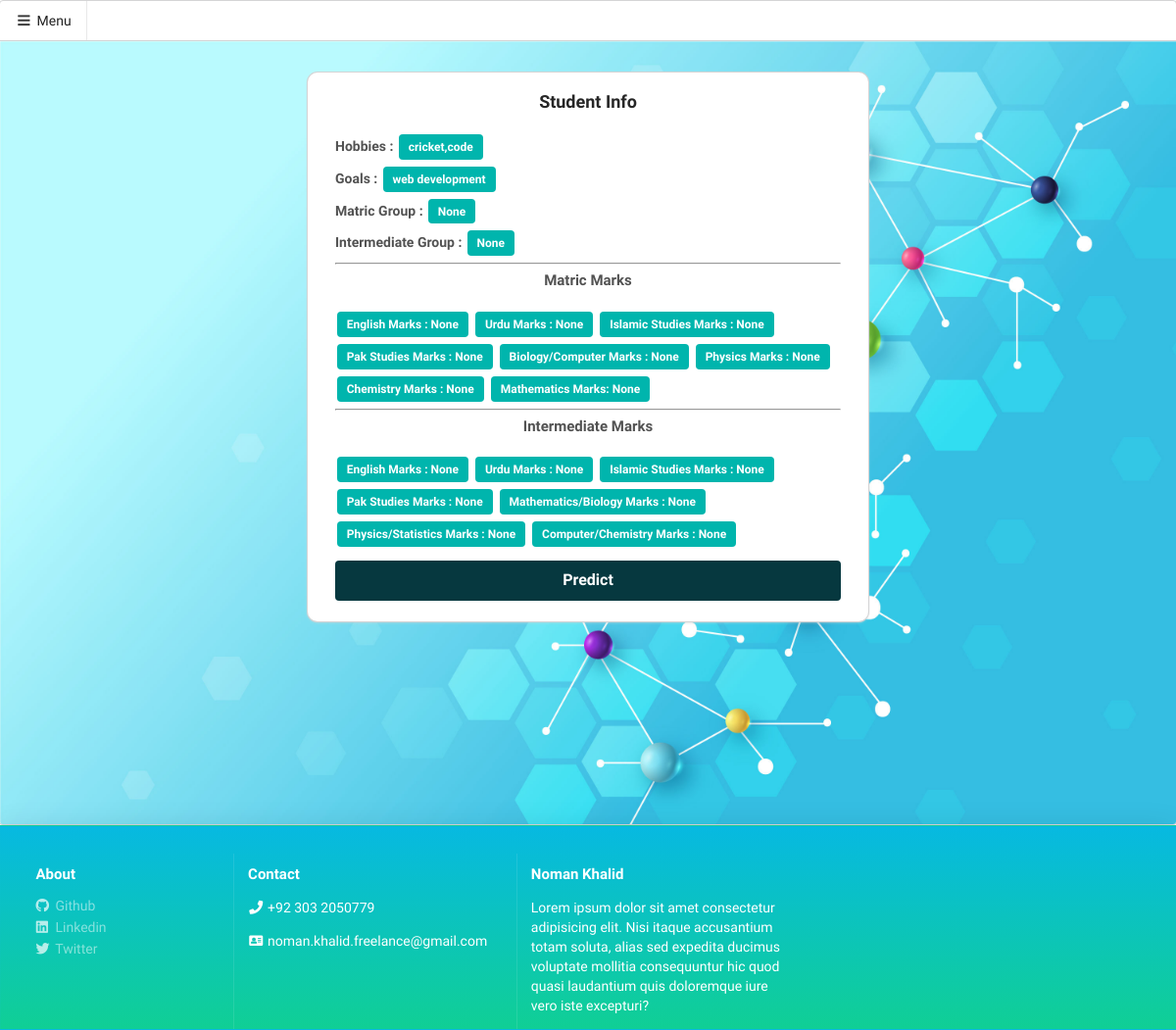
The page /show_student on the database as committed earlier.
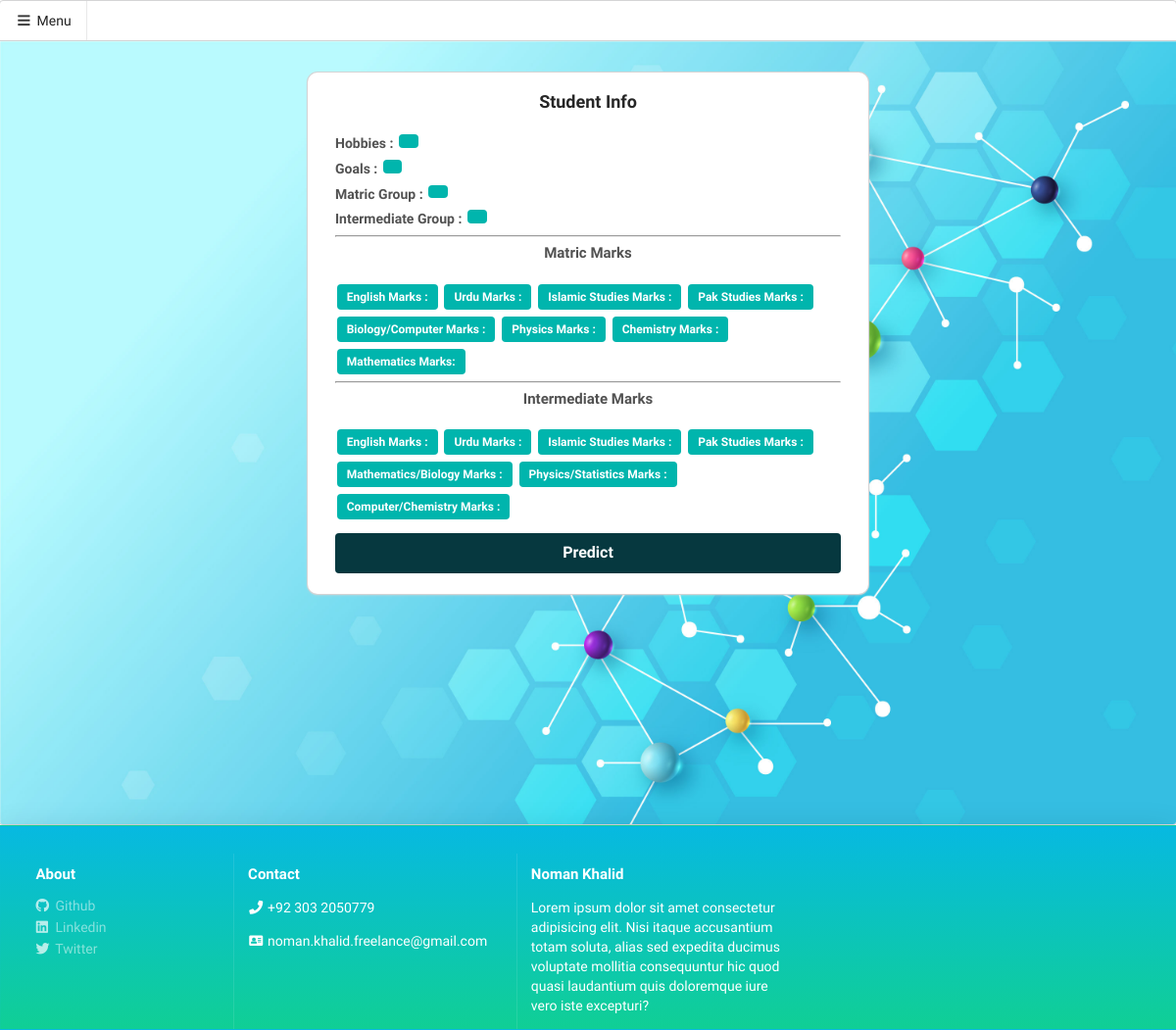
The same page on the database as committed later.
### app.py (models this page shows, shortened)
class Student(db.Model):
    id = db.Column("id",db.Integer, primary_key=True)
    hobbies = db.Column("Hobbies",db.Text)
    goals = db.Column("Goals",db.Text)
    m_group = db.Column("M-Group",db.Text)
    m_english_marks = db.Column("M-English Marks",db.Integer)
    m_urdu_marks = db.Column("M-Urdu Marks",db.Integer)
    m_islamic_studies_marks = db.Column("M-Islamic Studies Marks",db.Integer)
    m_pak_studies_marks = db.Column("M-Pak Studies Marks",db.Integer)
    m_bio_comp_marks = db.Column("M-Bio/Comp Marks",db.Integer)
    m_physics_marks = db.Column("M-Physics Markss",db.Integer)
    m_chemistry_marks = db.Column("M-Chemistry Marks",db.Integer)
    m_mathematics_marks = db.Column("M-Mathematics Marks",db.Integer)
    i_group = db.Column("I-Group",db.Text)
    i_english_marks = db.Column("I-English Marks",db.Integer)
    i_urdu_marks = db.Column("I-Urdu Marks",db.Integer)
    i_islamic_studies_marks = db.Column("I-Islamic Studies Marks",db.Integer)
    i_pak_studies_marks = db.Column("I-Pak Studies Marks",db.Integer)
    i_math_bio_marks = db.Column("I-Math/Bio",db.Integer)
    i_physics_statistics_marks = db.Column("I-Physics/Statistics",db.Integer)
    i_comp_chem_marks = db.Column("I-Comp/Chem",db.Integer)
    program = db.Column("program",db.Text)
    feedback = db.relationship("Feedback", uselist=False, backref="student")
    user_id = db.Column(db.Integer, db.ForeignKey('user.id'))

### app.py (the view)
@app.route('/show_student')
def show_student():
  student = Student.query.order_by(Student.id.desc()).first()
  return render_template('student/show.html', student = student)

### templates/student/show.html
{% extends 'layout.html' %} {% block title %} Show Student {% endblock %} {% block content %}
<div class="row">
  <div class="eight wide column">
    <div class="ui card" style="padding: 0.5rem 1rem">
      <div class="content">
        <div class="ui header center aligned">Student Info</div>
        <div class="description">
          <div>
            <strong> Hobbies : </strong>
            <div class="ui teal label">{{ student.hobbies }}</div>
          </div>
          <div>
            <strong> Goals :</strong>
            <div class="ui teal label">{{ student.goals }}</div>
          </div>
          <div>
            <strong>Matric Group :</strong>
            <div class="ui teal label">{{ student.m_group }}</div>
          </div>
          <div>
            <strong>Intermediate Group :</strong>
            <div class="ui teal label">{{ student.i_group }}</div>
          </div>
          <hr />
          <div>
            <div>
              <h4 class="ui center aligned">Matric Marks</h4>
              <div class="ui teal label">
                <strong>English Marks :</strong>
                {{ student.m_english_marks }}
              </div>
              <div class="ui teal label">
                <strong>Urdu Marks :</strong> {{ student.m_urdu_marks }}
              </div>
              <div class="ui teal label">
                <strong>Islamic Studies Marks :</strong> {{ student.m_islamic_studies_marks }}
              </div>
              <div class="ui teal label">
                <strong>Pak Studies Marks :</strong> {{ student.m_pak_studies_marks }}
              </div>
              <div class="ui teal label">
                <strong>Biology/Computer Marks :</strong> {{ student.m_bio_comp_marks }}
              </div>
              <div class="ui teal label">
                <strong>Physics Marks :</strong> {{ student.m_physics_marks }}
              </div>
              <div class="ui teal label">
                <strong>Chemistry Marks :</strong> {{ student.m_chemistry_marks }}
              </div>
              <div class="ui teal label">
                <strong>Mathematics Marks:</strong> {{ student.m_mathematics_marks }}
              </div>
            </div>
            <hr />
            <div>
              <h4 class="ui center aligned">Intermediate Marks</h4>
              <div class="ui teal label">
                <strong>English Marks :</strong> {{ student.i_english_marks }}
              </div>
              <div class="ui teal label">
                <strong>Urdu Marks :</strong> {{ student.i_urdu_marks }}
              </div>
              <div class="ui teal label">
                <strong>Islamic Studies Marks :</strong> {{ student.i_islamic_studies_marks }}
              </div>
              <div class="ui teal label">
                <strong>Pak Studies Marks :</strong> {{ student.i_pak_studies_marks }}
              </div>
              <div class="ui teal label">
                <strong>Mathematics/Biology Marks :</strong> {{ student.i_math_bio_marks }}
              </div>
              <div class="ui teal label">
                <strong>Physics/Statistics Marks :</strong> {{ student.i_physics_statistics_marks }}
              </div>
              <div class="ui teal label">
                <strong>Computer/Chemistry Marks :</strong> {{ student.i_comp_chem_marks }}
              </div>
            </div>
          </div>
          <div style="margin-top: 1rem">
            <a
              class="ui large button predict-button"
              href="{{ url_for('predict') }}"
              style="width: 100%"
              >Predict</a
            >
          </div>
        </div>
      </div>
    </div>
  </div>
</div>
{% endblock %}

### templates/layout.html (shortened to what this page needs)
<html lang="en">
  <head>
    <link
      rel="stylesheet"
      href="https://cdnjs.cloudflare.com/ajax/libs/semantic-ui/2.4.1/semantic.min.css"
    />
    <link rel="stylesheet" href="{{ url_for('static', filename='css/style.css') }}" />
  </head>
  <body>
    <div class="ui top attached demo menu">
      <a class="item">
        <i class="sidebar icon"></i>
        Menu
      </a>
    </div>
    <div class="ui bottom attached segment pushable">
      <div class="pusher">
        <div class="ui basic segment">
          <div class="ui centered grid stackable column">
            <div class="row" style="margin: -5px 0px">
            </div>
            {% block content %} {% endblock %}
          </div>
        </div>
      </div>
    </div>
    <div class="ui vertical footer segment glass-footer">
      <div class="ui container">
        <div class="ui stackable inverted divided grid" style="margin-top: 1rem">
          <div class="three wide column">
            <h4 class="ui inverted header">About</h4>
            <div class="ui inverted link list">
              <a href="https://github.com/dev-nomi" target="_blank" class="item">
                <i class="github icon"></i>
                Github
              </a>
              <a href="https://linkedin.com/in/dev-nomi" target="_blank" class="item">
                <i class="linkedin icon"></i>
                Linkedin
              </a>
              <a href="https://twitter.com/Coe9c" target="_blank" class="item">
                <i class="twitter icon"></i>
                Twitter
              </a>
            </div>
          </div>
          <div class="four wide column">
            <h4 class="ui inverted header">Contact</h4>
            <div class="ui inverted link list">
              <p style="color: white"><i class="phone icon"></i>+92 303 2050779</p>
              <p style="color: white">
                <i class="address card icon"></i>noman.khalid.freelance@gmail.com
              </p>
            </div>
          </div>
          <div class="four wide column">
            <h4 class="ui inverted header">Noman Khalid</h4>
            <p style="color: white">
              Lorem ipsum dolor sit amet consectetur adipisicing elit. Nisi itaque accusantium totam
              soluta, alias sed expedita ducimus voluptate mollitia consequuntur hic quod quasi
              laudantium quis doloremque iure vero iste excepturi?
            </p>
          </div>
        </div>
      </div>
    </div>
  </body>
</html>

### static/css/style.css (style rules this page uses)
.ui { font-family: "Balsamiq Sans", cursive !important; }
.pusher { background-image: url("../img/backgroud.jpg") !important; background-repeat: repeat !important; background-size: 100% !important; }
.ui.card { width: 100% !important; border-radius: 10px !important; }
.ui.label { margin-top: 0.5rem; }
.predict-button { background-color: #06383f !important; color: white !important; }
.ui.bottom.attached.segment.pushable { margin-bottom: 0 !important; }
.glass-footer { background: linear-gradient(rgb(7, 185, 225), rgb(16, 207, 149)) !important; box-shadow: 0 4px 30px rgba(0, 0, 0, 0.1) !important; backdrop-filter: blur(10px) !important; -webkit-backdrop-filter: blur(20px) !important; border: 1px solid rgba(29, 191, 205, 0.09) !important; }

Rows that differ between the two databases and show on the page:
removed Student: hobbies "cricket,code", goals "web development", m_group "None", i_group "None", m_english_marks "None", m_urdu_marks "None", m_islamic_studies_marks "None", m_pak_studies_marks "None", m_bio_comp_marks "None", m_physics_marks "None", m_chemistry_marks "None", m_mathematics_marks "None", i_english_marks "None", i_urdu_marks "None", i_islamic_studies_marks "None", i_pak_studies_marks "None", i_math_bio_marks "None", i_physics_statistics_marks "None", i_comp_chem_marks "None"
